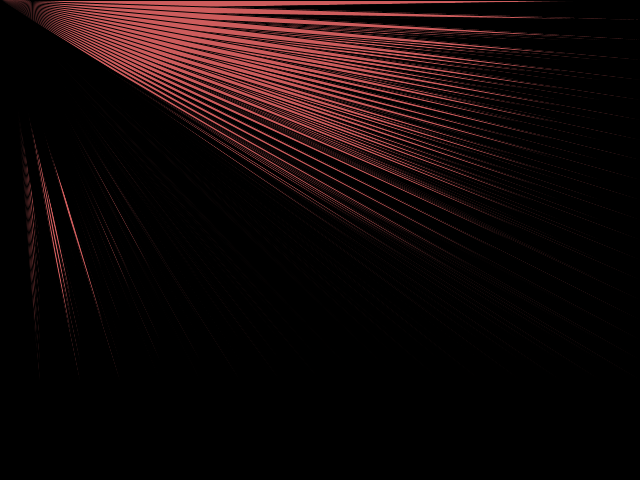
Frame 1 (no input)
Frame 60 (the mouse pressed at the canvas centre just before this capture): identical to frame 1, image omitted
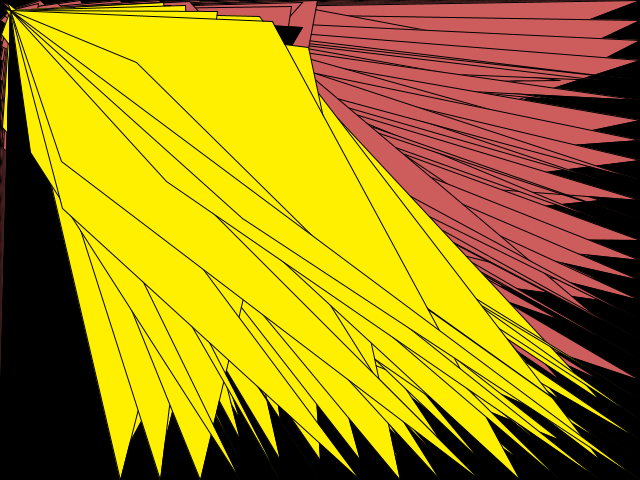
Frame 120 (the mouse held since frame 60 and released just before this capture)

The Processing sketch that drew these frames (run headless with seeded random() and noise(); from frame 60 on, the mouse is pressed at the canvas centre):

// Processing sketch: processing_122341
// ── processing_122341.pde

int cs = 20;
 
void setup() {
  size(640, 480);
  smooth();
}
void draw() {
  background(0);
 
fill(0);
for(int j = 0; j<=height/cs;j++){
for(int i = 0; i<=width/cs;i=i+2){
fill(0);
if(i>5)fill(mouseX,mouseY,random(1-255));
if(j<20)fill(205,92,92);
 triangle(i*cs, j*cs, random(mouseX),random(mouseY),10, 10);
    }
 
  }
}
